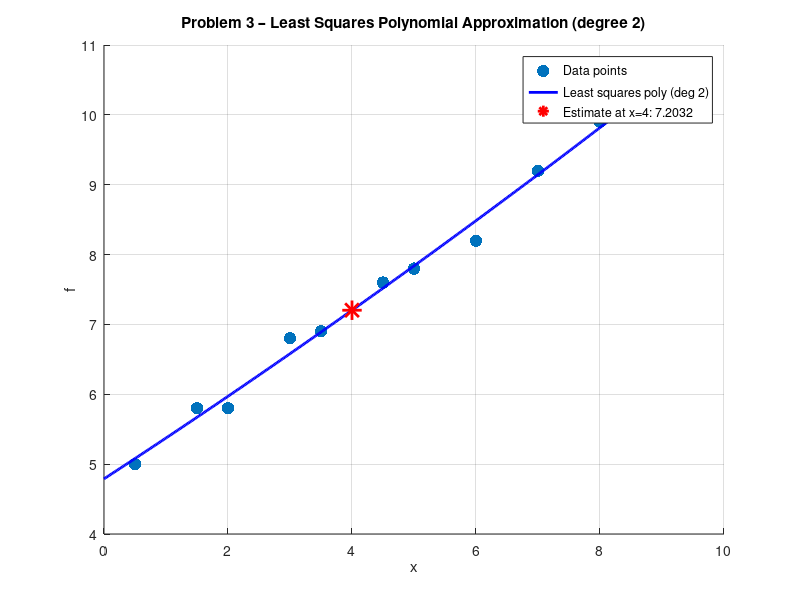

Write the MATLAB code that produced this figure.
clear; clc; close all;

% --- Data ---
xdata = [0.5, 1.5, 2, 3, 3.5, 4.5, 5, 6, 7, 8];
fdata = [5,   5.8, 5.8, 6.8, 6.9, 7.6, 7.8, 8.2, 9.2, 9.9];

% -------------------------------------------------------
% (a) Scatterplot + least squares polynomial (degree 1,2,3)
%     We use polyfit and pick the best degree visually.
%     Lab context: try degree 1 (linear) first, then degree 2.
% -------------------------------------------------------
deg = 2;   % change to 1 or 3 to compare
p = polyfit(xdata, fdata, deg);

fprintf('Least squares polynomial (degree %d):\n', deg);
fprintf('Coefficients: '); disp(p);

% -------------------------------------------------------
% (b) Error: sum of squared residuals and RMS error
% -------------------------------------------------------
f_approx_nodes = polyval(p, xdata);
residuals = fdata - f_approx_nodes;
SSE = sum(residuals.^2);
RMS = sqrt(SSE / length(xdata));
fprintf('Sum of squared errors (SSE): %.6f\n', SSE);
fprintf('RMS error:                   %.6f\n', RMS);

% -------------------------------------------------------
% (c) Estimate at x = 4
% -------------------------------------------------------
val_at_4 = polyval(p, 4);
fprintf('Estimated f(4) = %.6f\n', val_at_4);

% -------------------------------------------------------
% (d) Plot data and approximation polynomial
% -------------------------------------------------------
xfine = linspace(min(xdata)-0.5, max(xdata)+0.5, 400);
yfine = polyval(p, xfine);

figure('Position', [100, 100, 900, 500]);
hold on;
scatter(xdata, fdata, 80, 'ko', 'filled', 'DisplayName', 'Data points');
plot(xfine, yfine, 'b-', 'LineWidth', 2, ...
     'DisplayName', sprintf('Least squares poly (deg %d)', deg));
plot(4, val_at_4, 'r*', 'MarkerSize', 14, 'LineWidth', 2, ...
     'DisplayName', sprintf('Estimate at x=4: %.4f', val_at_4));
hold off;
xlabel('x'); ylabel('f');
title(sprintf('Problem 3 – Least Squares Polynomial Approximation (degree %d)', deg));
legend('Location','best');
grid on;

% Print polynomial string
fprintf('\nPolynomial: ');
for k = 1:length(p)
    pw = deg - k + 1;
    if pw > 1
        fprintf('%+.4f·x^%d ', p(k), pw);
    elseif pw == 1
        fprintf('%+.4f·x ', p(k));
    else
        fprintf('%+.4f', p(k));
    end
end
fprintf('\n');

%[appendix]{"version":"1.0"}
%---
%[metadata:view]
%   data: {"layout":"onright"}
%---
